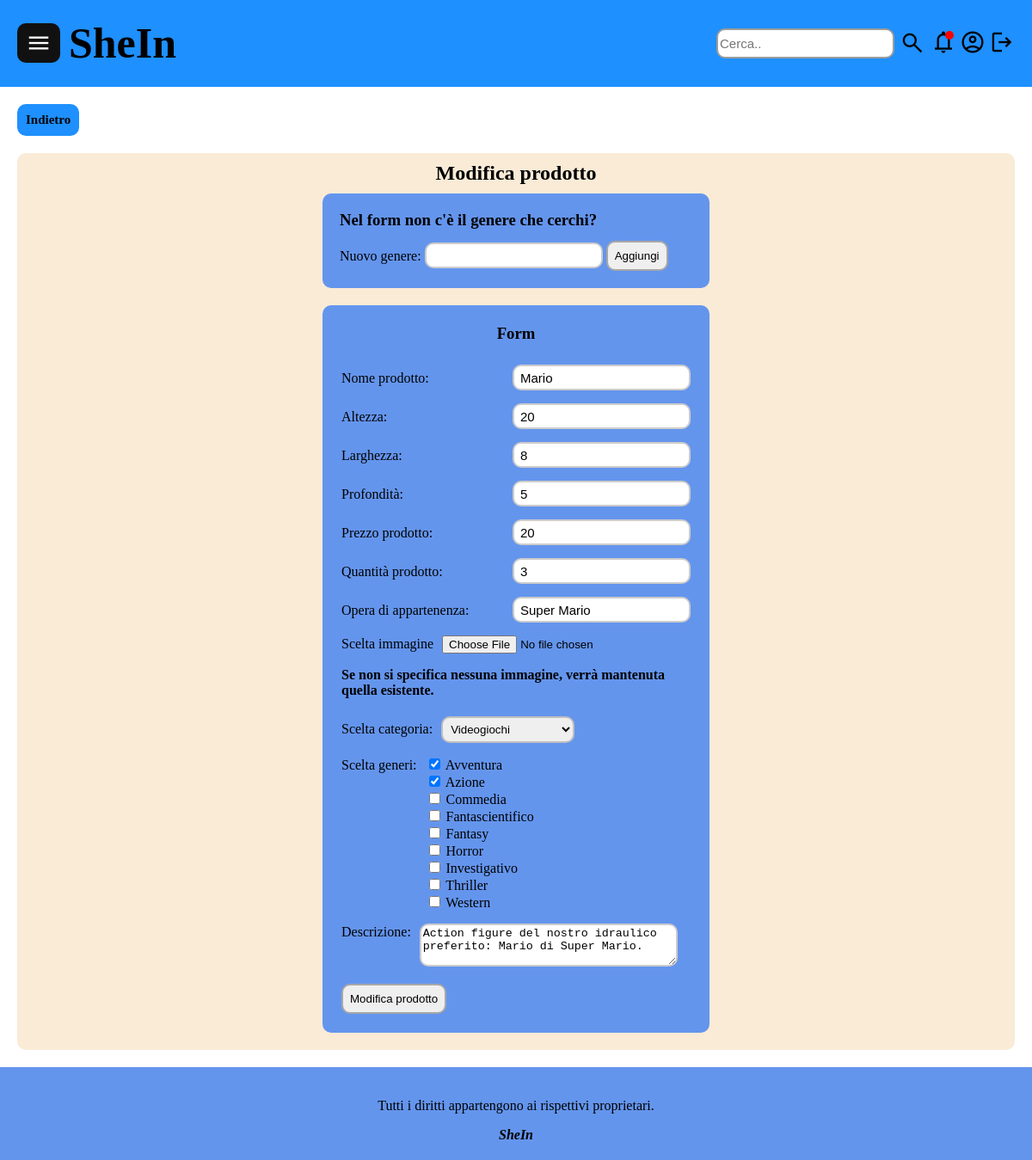
Screenshot of /products/product-operation.php?id=1&action=modify (signed in) with the database file from the repository.
### tables this page shows
create table PRODOTTI (
     codProdotto int(10) not null auto_increment,
     nome varchar(100) not null,
     immagine varchar(500) not null,
     descrizione varchar(4000) not null,
     prezzo float(8) not null check(prezzo >= 0),
     quantita_disponibile int(8) not null check(quantita_disponibile >= 0),
     opera_di_appartenenza varchar(200) not null,
     altezza float(6) not null check(altezza >= 0),
     larghezza float(6) not null check(larghezza >= 0),
     profondita float(6) not null check(profondita >= 0),
     data_inserimento date not null,
     punteggio_medio float(2) check(punteggio_medio between 1.0 and 5.0),
     codVenditore int(10) not null,
     categoria varchar(50) not null,
     constraint ID_PRODOTTI_ID primary key (codProdotto));

create table CATEGORIE (
     nome varchar(50) not null,
     constraint ID_CATEGORIE_ID primary key (nome));

create table GENERI (
     nome varchar(100) not null,
     constraint ID_GENERI_ID primary key (nome));

### products/product-operation.php (called while the page is built, shortened)
<?php
require_once "../bootstrap.php";
$path_helper = new PathHelper();
$templateParams["name"] = "forms/product-form.php";
$templateParams["upload_dir"] = $path_helper->getUploadDir();
$actions["add"] = "Aggiungi prodotto";
$actions["modify"] = "Modifica prodotto";
$actions["remove"] = "Rimuovi prodotto";
if(isset($_GET["action"])) {
    $action = $_GET["action"];
    $templateParams["action"] = $action;
    $templateParams["form_title"] = $actions[$action];
    $templateParams["title"] = "SheIn - ".$templateParams["form_title"];
    if(isset($_GET["id"])) {
        $product_id = $_GET["id"];
        if($dbh->productExists($product_id)) {
            $templateParams["product"] = $dbh->getProductByID($product_id)[0];
            $templateParams["product_genres"] = $dbh->getGenresByProductID($product_id);
        }
    }
} else {
    header("Location: ../index.php");
}
array_push($templateParams["js"], "../js/product-operation.js");
require "../common_utils/base_utils.php";
require "../template/base.php";
?>

### bootstrap.php (called while the page is built, shortened)
<?php
require_once "db/DataBaseHelper.php";
require_once "common_utils/PathHelper.php";
$dbh = new DataBaseHelper("localhost", "root", "", "shelves_infinity", 3306);
$templateParams["js"] = array();

### common_utils/PathHelper.php (called while the page is built, shortened)
<?php
class PathHelper {
    private $path_prefix;
    public function __construct($path_prefix="../") {
        $this->path_prefix = $path_prefix;
    }
    public function getUploadDir() {
        return $this->path_prefix.UPLOAD_DIR;
    }
}
?>

### db/DataBaseHelper.php (called while the page is built, shortened)
<?php
class DataBaseHelper
{
    private $db;
    public function __construct($servername, $username, $password, $dbname, $port)
    {
        $this->db = new mysqli($servername, $username, $password, $dbname, $port);
    }
    public function getProductByID($id) {
        $stmt = $this->db->prepare(
            "SELECT P.codProdotto AS id, nome, immagine, descrizione, prezzo, quantita_disponibile, categoria, opera_di_appartenenza, altezza, larghezza, profondita, punteggio_medio,
            (SELECT COUNT(DISTINCT(codCliente)) FROM recensioni R WHERE R.codProdotto = P.codProdotto) AS num_recensioni, GROUP_CONCAT(genere SEPARATOR ', ') AS generi
            FROM prodotti P LEFT JOIN appartenenze_generi AG ON (P.codProdotto = AG.codProdotto)
            WHERE P.codProdotto = ?
            GROUP BY P.codProdotto, nome, immagine, descrizione, prezzo, quantita_disponibile, categoria, opera_di_appartenenza, altezza, larghezza, profondita, punteggio_medio");
        $stmt->bind_param("i", $id);
        $stmt->execute();
        $result = $stmt->get_result();
        return $result->fetch_all(MYSQLI_ASSOC);
    }
    public function getCategories() {
        $stmt = $this->db->prepare(
            "SELECT nome
            FROM categorie"
        );
        $stmt->execute();
        $result = $stmt->get_result();
        return $result->fetch_all(MYSQLI_ASSOC);
    }
    public function getGenres() {
        $stmt = $this->db->prepare(
            "SELECT nome
            FROM generi"
        );
        $stmt->execute();
        $result = $stmt->get_result();
        return $result->fetch_all(MYSQLI_ASSOC);
    }
    public function getGenresByProductID($product_id) {
        $stmt = $this->db->prepare(
            "SELECT genere
            FROM appartenenze_generi
            WHERE codProdotto = ?"
        );
        $stmt->bind_param("i", $product_id);
        $stmt->execute();
        $result = $stmt->get_result();
        return $result->fetch_all(MYSQLI_ASSOC);
    }
}

### common_utils/base_utils.php (called while the page is built, shortened)
<?php
$templateParams["categories"] = $dbh->getCategories();
$templateParams["genres"] = $dbh->getGenres();
$current_page = basename(strtok($_SERVER["REQUEST_URI"], '?'));
if($current_page == "index.php" || $current_page == "SheIn") {
    $prefix = "./";
} else {
    $prefix = "../";
}
$templateParams["css"] = $prefix."css/shein.css";
$templateParams["index"] = $prefix."index.php";
?>

### template/forms/product-form.php (the view, shortened to what this page needs)
<div class="back-btn">
    <a href="./product-configuration.php">Indietro</a>
</div>
<?php
if(isset($templateParams["action"])) {
    $action = $templateParams["action"];
    if(isset($templateParams["product"]) && isset($templateParams["product_genres"])) {
        $product = $templateParams["product"];
        $product_genres = array();
        foreach($templateParams["product_genres"] as $genre) {
            array_push($product_genres, $genre["genere"]);
        }
    }
}
?>
<div id="admin-form-ctn">
    <h2><?php echo $templateParams["form_title"]; ?></h2>
    <?php if(!isset($disabled) || !$disabled): ?>
        <aside>
            <h3>Nel form non c'è il genere che cerchi?</h3>
            <form id="new-genre-form">
                <label for="new-genre-text">Nuovo genere:</label>
                <input type="text" id="new-genre-text" name="new-genre" required />
                <input type="submit" id="add-genre-button" name="add-genre" value="Aggiungi" />
            </form>
        </aside>
    <?php endif; ?>
    <form id="product-admin-form" action="handle-product.php" method="POST" enctype="multipart/form-data">
        <h3>Form</h3>
        <div id="admin-name-products">
            <label for="nome_prodotto">Nome prodotto: </label>
            <input id="nome_prodotto" name="nome" type="text" value="<?php if(isset($product)) { echo $product["nome"]; } ?>"
            <?php if(isset($disabled)) { echo "disabled"; } ?> required/>
        </div>
        <div id="admin-height-products">
            <label for="altezza">Altezza: </label>
            <input id="altezza" name="altezza" type="number" step="0.01" min="0" value="<?php if(isset($product)) { echo $product["altezza"]; } ?>"
            <?php if(isset($disabled) && $disabled) { echo "disabled"; } ?> required/>
        </div>
        <div id="admin-length-products">
            <label for="larghezza">Larghezza: </label>
            <input id="larghezza" name="larghezza" type="number" step="0.01" min="0" value="<?php if(isset($product)) { echo $product["larghezza"]; } ?>"
            <?php if(isset($disabled) && $disabled) { echo "disabled"; } ?> required/>
        </div>
        <div id="admin-width-products">
            <label for="profondita">Profondità: </label>
            <input id="profondita" name="profondita" type="number" step="0.01" min="0" value="<?php if(isset($product)) { echo $product["profondita"]; } ?>"
            <?php if(isset($disabled) && $disabled) { echo "disabled"; } ?> required/>
        </div>
        <div id="admin-price-products">
            <label for="prezzo">Prezzo prodotto: </label>
            <input id="prezzo" name="prezzo" type="number" step="0.01" min="0" value="<?php if(isset($product)) { echo $product["prezzo"]; } ?>"
            <?php if(isset($disabled) && $disabled) { echo "disabled"; } ?> required/>
        </div>
        <div id="admin-quantity-products">
            <label for="quantita">Quantità prodotto: </label>
            <input id="quantita" name="quantita" type="number" min="0" value="<?php if(isset($product)) { echo $product["quantita_disponibile"]; } ?>"
            <?php if(isset($disabled) && $disabled) { echo "disabled"; } ?> required/>
        </div>
        <div id="admin-opera-products">
            <label for="opera_appartenenza">Opera di appartenenza: </label>
            <input id="opera_appartenenza" type="text" name="opera_di_appartenenza" value="<?php if(isset($product)) { echo $product["opera_di_appartenenza"]; } ?>"
            <?php if(isset($disabled) && $disabled) { echo "disabled"; } ?> required  />
        </div>
        <div id="admin-image-products">
            <label for="immagine">Scelta immagine</label>
            <input id="immagine" name="immagine" type="file"
            <?php if(isset($disabled) && $disabled) { echo "disabled"; } ?>
            <?php if($action == "add") { echo "required";} ?> />
        </div>
        <?php if($action == "modify"): ?>
            <p><strong>Se non si specifica nessuna immagine, verrà mantenuta quella esistente.</strong></p>
        <?php endif; ?>
        <div id="admin-category-products">
            <label for="category_select">Scelta categoria:</label>
            <select id="category_select" name="categoria" <?php if(isset($disabled)) { echo "disabled"; } ?> required>
                <?php foreach($templateParams["categories"] as $category): ?>
                    <option id="<?php echo str_replace(" ", "", $category["nome"]); ?>" value="<?php echo htmlspecialchars($category["nome"]); ?>"
                    <?php if(isset($product) && $category["nome"] == $product["categoria"]) { echo "selected"; } ?>><?php echo $category["nome"]; ?></option>
                <?php endforeach; ?>
            </select>
        </div>
        <div id="admin-genre-products">
            <p>Scelta generi:</p>
            <div id="container-genre">
            <?php foreach($templateParams["genres"] as $genre):
                if(isset($product_genres)) {
                    $checked = in_array($genre["nome"], $product_genres);
                }?>
                <div>
                    <input type="checkbox" name="<?php echo $genre["nome"]; ?>" id="<?php echo $genre["nome"]; ?>" value="<?php echo $genre["nome"]; ?>"
                    <?php if(isset($checked) && $checked) {echo "checked"; } ?> <?php if(isset($disabled) && $disabled) { echo "disabled"; } ?> />
                    <label for="<?php echo $genre["nome"]; ?>"><?php echo $genre["nome"]; ?></label>
                </div>
            <?php endforeach; ?>
            </div>
        </div>
        <div id="admin-description-products">
            <label for="descrizione">Descrizione: </label>
            <textarea id="descrizione" name="descrizione" required
            <?php if(isset($disabled) && $disabled) { echo "disabled"; } ?> ><?php if(isset($product)) { echo $product["descrizione"]; } ?></textarea>
        </div>
        <button type="submit" name="submit"><?php echo $templateParams["form_title"]; ?></button>
    </form>
</div>

### rows the page displays
prodotti: nome "Mario", altezza "20", larghezza "8", profondita "5", prezzo "20", quantita "3", opera_di_appartenenza "Super Mario", categoria "Videogiochi", descrizione "Action figure del nostro idraulico preferito: Mario di Super Mario."
generi: nome "☑", nome "Avventura"
generi: nome "☑", nome "Azione"
generi: nome "Commedia"
generi: nome "Fantascientifico"
generi: nome "Fantasy"
generi: nome "Horror"
generi: nome "Investigativo"
generi: nome "Thriller"
generi: nome "Western"

### other values shown
$templateParams["form_title"] "Modifica prodotto"
